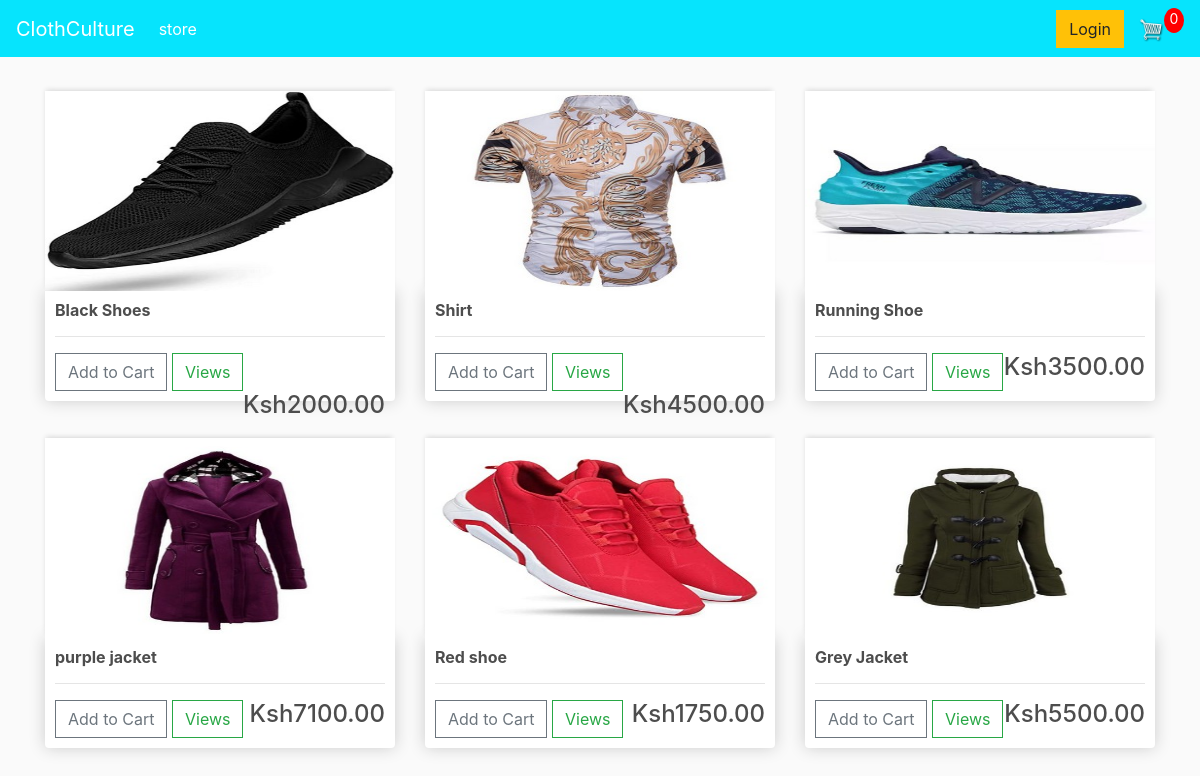
The page / on the database its author committed.
### store/models.py (models this page shows, shortened)
class Product(models.Model):
    name = models.CharField(max_length=200)
    price = models.FloatField()
    digital = models.BooleanField(default=False,null=True, blank=True)
    image = models.ImageField(null=True, blank=True)
    @property
    def imageURL(self):
        try:
            url = self.image.url
        except:
            url = ''
        return url

### store/views.py (the view)
# urls.py: path('', include('store.urls')),
def store(request):
    products = Product.objects.all()
    context = {'products':products}
    return render(request, 'store/store.html', context)

### store/templates/store/store.html
{% extends 'store/main.html' %}
{% load static %}
{% block content %}
     <div class="row">
          {% for product in products %}
          <div class="col-lg-4">
               <img class="thumbnail" src="{{product.imageURL}}">
               <div class="box-element product">
                    <h6><strong>{{product.name}}</strong></h6>
                    <hr>
                    <button class="btn btn-outline-secondary add-btn">Add to Cart</button >
                    <a class="btn btn-outline-success" href="#">Views</a>
                    <h4 style="display: inline-block;float: right"></strong>Ksh{{product.price|floatformat:2}}</strong></h4>
               </div>
          </div>
          {% endfor %}
     </div>
{% endblock content %}

### store/templates/store/main.html (shortened to what this page needs)
<!DOCTYPE html>
{% load static %}
<html>
        <head>
            <link rel="stylesheet" href="https://stackpath.bootstrapcdn.com/bootstrap/4.4.1/css/bootstrap.min.css">
           <link rel="stylesheet" type="text/css" href="{% static 'css/main.css' %}">
        </head>
        <body>
            <nav class="navbar navbar-expand-lg navbar-dark bg-dark">
    <a class="navbar-brand" href=""{% url 'store' %}">ClothCulture</a>
    <div class="collapse navbar-collapse" id="navbarSupportedContent">
        <ul class="navbar-nav mr-auto">
        <li class="nav-item active">
            <a class="nav-link" href=""{% url 'store' %}">store <span class="sr-only">(current)</span></a>
        </li>
        </ul>
        <div class="form-inline my-2 my-lg-0">
	     	<a href="#"class="btn btn-warning">Login</a>
	     	<a href="{% url 'cart' %}">
	    		<img  id="cart-icon" src="{% static 'images/cart.png' %}">
	    	</a>
	    	<p id="cart-total">0</p>
        </div>
    </div>
</nav>
            <br>
            <div class="container">
                {% block content %}
                {% endblock content %}
            </div>
        </body>
</html>

### static/css/main.css (style rules this page uses)
body { background-color: hsl(0, 0%, 98%); }
h1,h2,h3,h4,h5,h6 { color:hsl(0, 0%, 30%); }
.box-element { box-shadow:hsl(0, 0%, 80%) 0 0 16px; background-color: #fff; border-radius: 4px; padding: 10px; }
.thumbnail { width: 100%; height: 200px; -webkit-box-shadow: -1px -3px 5px -2px rgba(214,214,214,1); -moz-box-shadow: -1px -3px 5px -2px rgba(214,214,214,1); box-shadow: -1px -3px 5px -2px rgba(214,214,214,1); }
.product { border-radius: 0 0 4px 4px; }
.bg-dark { background-color: #06e4fd!important; }
#cart-icon { width:25px; display: inline-block; margin-left: 15px; }
#cart-total { display: block; text-align: center; color:#fff; background-color: red; width: 20px; height: 25px; border-radius: 50%; font-size: 14px; }
.col-lg-4, .col-lg-6, .col-lg-8, .col-lg-12 { margin-top: 10px; }
.btn { border-radius: 0; }

### rows shown on the page
Product: imageURL (picture), name "Black Shoes", price "2000.00"
Product: imageURL (picture), name "Shirt", price "4500.00"
Product: imageURL (picture), name "Running Shoe", price "3500.00"
Product: imageURL (picture), name "purple jacket", price "7100.00"
Product: imageURL (picture), name "Red shoe", price "1750.00"
Product: imageURL (picture), name "Grey Jacket", price "5500.00"
